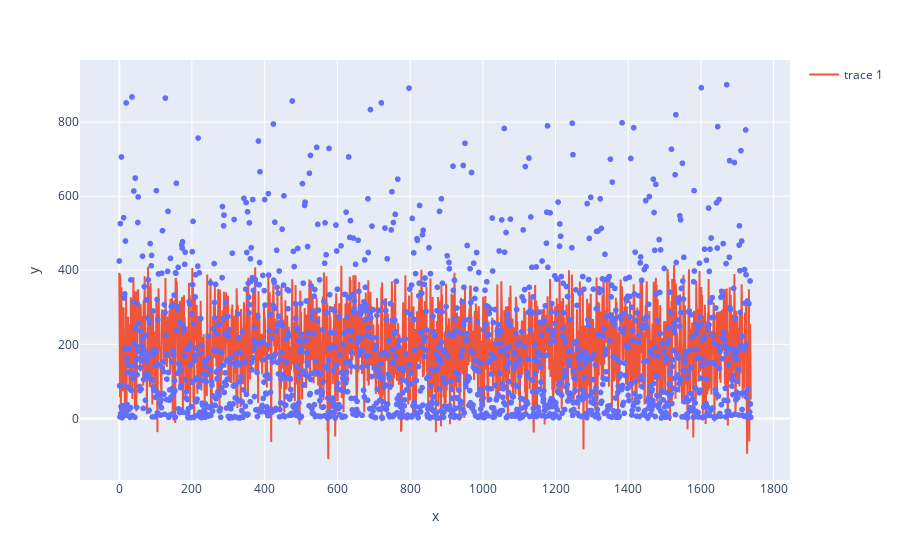
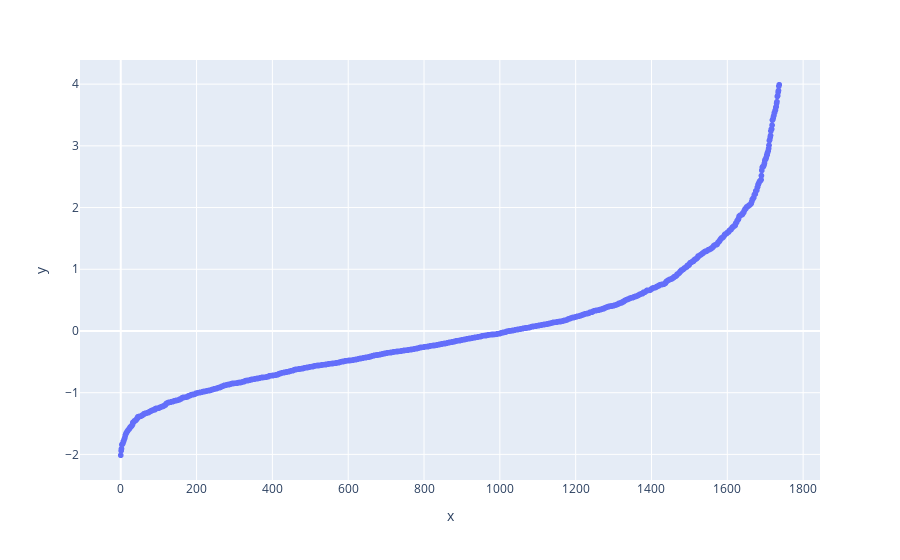

Here is the notebook cell these charts were saved with, in order:
### Markdown cell above
#### Distribution of error terms

### Code cell
# Checking for normal distributions of error terms
import plotly.express as px
import statistics

def standardize(errors):
    mean = statistics.mean(errors)
    st_dev = statistics.stdev(errors)
    
    # Z score
    normalized = [ (i - mean)/st_dev for i in errors]
    print("Mean = ", statistics.mean(normalized)) # CLose to 0
    print("St_Dev = ", statistics.stdev(normalized)) # equal to 1
    return sorted(normalized)

y_pred = est2.predict(X_test)

fig = px.scatter(y = y_test, x = [i for i in range(len(X_test))])
fig.add_scatter(y = y_pred, x = [i for i in range(len(X_test))])
fig.show()

errors =  y_test - y_pred
fig = px.scatter( y = standardize(errors), x = [i for i in range(len(X_test))])
fig.show()

### Figure 1 — Plotly figure (JSON) as saved in the notebook; plotly's stock layout.template omitted (floating-point values rounded to 4 significant figures; data arrays with more than 128 entries replaced by an {"elided": "..."} marker saying what was removed)
{"data": [{"hovertemplate": "x=%{x}<br>y=%{y}<extra></extra>", "legendgroup": "", "marker": {"color": "#636efa", "symbol": "circle"}, "mode": "markers", "name": "", "showlegend": false, "type": "scattergl", "x": {"elided": "1738 int values"}, "xaxis": "x", "y": {"elided": "1738 int values"}, "yaxis": "y"}, {"type": "scatter", "x": {"elided": "1738 int values"}, "y": {"elided": "1738 float values"}}], "layout": {"autosize": true, "legend": {"tracegroupgap": 0}, "margin": {"t": 60}, "xaxis": {"anchor": "y", "autorange": true, "domain": [0, 1], "range": [-104.2, 1841.0], "title": {"text": "x"}, "type": "linear"}, "yaxis": {"anchor": "x", "autorange": true, "domain": [0, 1], "range": [-166.9, 977.7], "title": {"text": "y"}, "type": "linear"}}}

### Figure 2 — Plotly figure (JSON) as saved in the notebook; plotly's stock layout.template omitted (floating-point values rounded to 4 significant figures; data arrays with more than 128 entries replaced by an {"elided": "..."} marker saying what was removed)
{"data": [{"hovertemplate": "x=%{x}<br>y=%{y}<extra></extra>", "legendgroup": "", "marker": {"color": "#636efa", "symbol": "circle"}, "mode": "markers", "name": "", "showlegend": false, "type": "scattergl", "x": {"elided": "1738 int values"}, "xaxis": "x", "y": {"elided": "1738 float values"}, "yaxis": "y"}], "layout": {"autosize": true, "legend": {"tracegroupgap": 0}, "margin": {"t": 60}, "xaxis": {"anchor": "y", "autorange": true, "domain": [0, 1], "range": [-103.9, 1841.0], "title": {"text": "x"}, "type": "linear"}, "yaxis": {"anchor": "x", "autorange": true, "domain": [0, 1], "range": [-2.479, 4.455], "title": {"text": "y"}, "type": "linear"}}}
